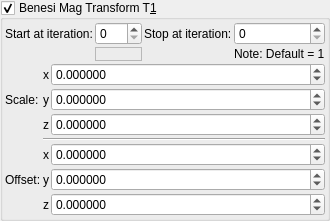
    <widget class="MyGroupBox" name="groupCheck_transf_benesi_T1_enabled_false">
     <property name="toolTip">
      <string/>
     </property>
     <property name="title">
      <string>Benesi Mag Transform T&amp;1</string>
     </property>
     <property name="checkable">
      <bool>true</bool>
     </property>
     <layout class="QVBoxLayout" name="verticalLayout_29" stretch="0,0">
      <property name="spacing">
       <number>2</number>
      </property>
      <property name="leftMargin">
       <number>2</number>
      </property>
      <property name="topMargin">
       <number>2</number>
      </property>
      <property name="rightMargin">
       <number>2</number>
      </property>
      <property name="bottomMargin">
       <number>2</number>
      </property>
      <item>
       <layout class="QGridLayout" name="gridLayout_62">
        <property name="spacing">
         <number>2</number>
        </property>
        <item row="1" column="0">
         <widget class="QLabel" name="label_246">
          <property name="text">
           <string>Start at iteration:</string>
          </property>
         </widget>
        </item>
        <item row="1" column="2">
         <widget class="QLabel" name="label_247">
          <property name="text">
           <string>Stop at iteration:</string>
          </property>
         </widget>
        </item>
        <item row="1" column="3">
         <widget class="MySpinBox" name="spinboxInt_transf_stop_iterationsT_1">
          <property name="sizePolicy">
           <sizepolicy hsizetype="Minimum" vsizetype="Maximum">
            <horstretch>0</horstretch>
            <verstretch>0</verstretch>
           </sizepolicy>
          </property>
          <property name="maximum">
           <number>999</number>
          </property>
         </widget>
        </item>
        <item row="1" column="1">
         <widget class="MySpinBox" name="spinboxInt_transf_start_iterations_T">
          <property name="sizePolicy">
           <sizepolicy hsizetype="Minimum" vsizetype="Maximum">
            <horstretch>0</horstretch>
            <verstretch>0</verstretch>
           </sizepolicy>
          </property>
          <property name="maximum">
           <number>999</number>
          </property>
         </widget>
        </item>
        <item row="2" column="3">
         <widget class="QLabel" name="label_140">
          <property name="text">
           <string>Note: Default = 1</string>
          </property>
         </widget>
        </item>
        <item row="2" column="1">
         <widget class="QFrame" name="frame">
          <property name="frameShape">
           <enum>QFrame::StyledPanel</enum>
          </property>
          <property name="frameShadow">
           <enum>QFrame::Raised</enum>
          </property>
         </widget>
        </item>
       </layout>
      </item>
      <item>
       <layout class="QGridLayout" name="gridLayout_63" columnstretch="0,0,1">
        <property name="spacing">
         <number>2</number>
        </property>
        <item row="6" column="1">
         <widget class="QLabel" name="label_125">
          <property name="sizePolicy">
           <sizepolicy hsizetype="Preferred" vsizetype="Preferred">
            <horstretch>0</horstretch>
            <verstretch>0</verstretch>
           </sizepolicy>
          </property>
          <property name="text">
           <string notr="true">z</string>
          </property>
          <property name="alignment">
           <set>Qt::AlignRight|Qt::AlignTrailing|Qt::AlignVCenter</set>
          </property>
         </widget>
        </item>
        <item row="5" column="2">
         <widget class="MyDoubleSpinBox" name="spinbox3_transf_offset_200_y">
          <property name="sizePolicy">
           <sizepolicy hsizetype="Minimum" vsizetype="Maximum">
            <horstretch>0</horstretch>
            <verstretch>0</verstretch>
           </sizepolicy>
          </property>
          <property name="prefix">
           <string/>
          </property>
          <property name="suffix">
           <string/>
          </property>
          <property name="decimals">
           <number>6</number>
          </property>
          <property name="minimum">
           <double>-99.989999999999995</double>
          </property>
          <property name="maximum">
           <double>99.989999999999995</double>
          </property>
          <property name="singleStep">
           <double>0.100000000000000</double>
          </property>
         </widget>
        </item>
        <item row="4" column="2">
         <widget class="MyDoubleSpinBox" name="spinbox3_transf_offset_200_x">
          <property name="sizePolicy">
           <sizepolicy hsizetype="Minimum" vsizetype="Maximum">
            <horstretch>0</horstretch>
            <verstretch>0</verstretch>
           </sizepolicy>
          </property>
          <property name="prefix">
           <string/>
          </property>
          <property name="suffix">
           <string/>
          </property>
          <property name="decimals">
           <number>6</number>
          </property>
          <property name="minimum">
           <double>-99.989999999999995</double>
          </property>
          <property name="maximum">
           <double>99.989999999999995</double>
          </property>
          <property name="singleStep">
           <double>0.100000000000000</double>
          </property>
         </widget>
        </item>
        <item row="6" column="2">
         <widget class="MyDoubleSpinBox" name="spinbox3_transf_offset_200_z">
          <property name="sizePolicy">
           <sizepolicy hsizetype="Minimum" vsizetype="Maximum">
            <horstretch>0</horstretch>
            <verstretch>0</verstretch>
           </sizepolicy>
          </property>
          <property name="prefix">
           <string/>
          </property>
          <property name="suffix">
           <string/>
          </property>
          <property name="decimals">
           <number>6</number>
          </property>
          <property name="minimum">
           <double>-99.989999999999995</double>
          </property>
          <property name="maximum">
           <double>99.989999999999995</double>
          </property>
          <property name="singleStep">
           <double>0.100000000000000</double>
          </property>
         </widget>
        </item>
        <item row="2" column="2">
         <widget class="MyDoubleSpinBox" name="spinbox3_transf_scale3D_222_z">
          <property name="sizePolicy">
           <sizepolicy hsizetype="Minimum" vsizetype="Maximum">
            <horstretch>0</horstretch>
            <verstretch>0</verstretch>
           </sizepolicy>
          </property>
          <property name="prefix">
           <string/>
          </property>
          <property name="suffix">
           <string/>
          </property>
          <property name="decimals">
           <number>6</number>
          </property>
          <property name="minimum">
           <double>-99.989999999999995</double>
          </property>
          <property name="maximum">
           <double>99.989999999999995</double>
          </property>
          <property name="singleStep">
           <double>0.100000000000000</double>
          </property>
         </widget>
        </item>
        <item row="5" column="0">
         <widget class="QLabel" name="label_259">
          <property name="text">
           <string>Offset:</string>
          </property>
         </widget>
        </item>
        <item row="4" column="1">
         <widget class="QLabel" name="label_118">
          <property name="sizePolicy">
           <sizepolicy hsizetype="Preferred" vsizetype="Preferred">
            <horstretch>0</horstretch>
            <verstretch>0</verstretch>
           </sizepolicy>
          </property>
          <property name="text">
           <string notr="true">x</string>
          </property>
          <property name="alignment">
           <set>Qt::AlignRight|Qt::AlignTrailing|Qt::AlignVCenter</set>
          </property>
         </widget>
        </item>
        <item row="5" column="1">
         <widget class="QLabel" name="label_119">
          <property name="sizePolicy">
           <sizepolicy hsizetype="Preferred" vsizetype="Preferred">
            <horstretch>0</horstretch>
            <verstretch>0</verstretch>
           </sizepolicy>
          </property>
          <property name="text">
           <string notr="true">y</string>
          </property>
          <property name="alignment">
           <set>Qt::AlignRight|Qt::AlignTrailing|Qt::AlignVCenter</set>
          </property>
         </widget>
        </item>
        <item row="1" column="0">
         <widget class="QLabel" name="label_258">
          <property name="text">
           <string>Scale:</string>
          </property>
         </widget>
        </item>
        <item row="0" column="1">
         <widget class="QLabel" name="label_126">
          <property name="sizePolicy">
           <sizepolicy hsizetype="Preferred" vsizetype="Preferred">
            <horstretch>0</horstretch>
            <verstretch>0</verstretch>
           </sizepolicy>
          </property>
          <property name="text">
           <string notr="true">x</string>
          </property>
          <property name="alignment">
           <set>Qt::AlignRight|Qt::AlignTrailing|Qt::AlignVCenter</set>
          </property>
         </widget>
        </item>
        <item row="1" column="1">
         <widget class="QLabel" name="label_127">
          <property name="sizePolicy">
           <sizepolicy hsizetype="Preferred" vsizetype="Preferred">
            <horstretch>0</horstretch>
            <verstretch>0</verstretch>
           </sizepolicy>
          </property>
          <property name="text">
           <string notr="true">y</string>
          </property>
          <property name="alignment">
           <set>Qt::AlignRight|Qt::AlignTrailing|Qt::AlignVCenter</set>
          </property>
         </widget>
        </item>
        <item row="2" column="1">
         <widget class="QLabel" name="label_128">
          <property name="sizePolicy">
           <sizepolicy hsizetype="Preferred" vsizetype="Preferred">
            <horstretch>0</horstretch>
            <verstretch>0</verstretch>
           </sizepolicy>
          </property>
          <property name="text">
           <string notr="true">z</string>
          </property>
          <property name="alignment">
           <set>Qt::AlignRight|Qt::AlignTrailing|Qt::AlignVCenter</set>
          </property>
         </widget>
        </item>
        <item row="0" column="2">
         <widget class="MyDoubleSpinBox" name="spinbox3_transf_scale3D_222_x">
          <property name="sizePolicy">
           <sizepolicy hsizetype="Minimum" vsizetype="Maximum">
            <horstretch>0</horstretch>
            <verstretch>0</verstretch>
           </sizepolicy>
          </property>
          <property name="prefix">
           <string/>
          </property>
          <property name="suffix">
           <string/>
          </property>
          <property name="decimals">
           <number>6</number>
          </property>
          <property name="minimum">
           <double>-99.989999999999995</double>
          </property>
          <property name="maximum">
           <double>99.989999999999995</double>
          </property>
          <property name="singleStep">
           <double>0.100000000000000</double>
          </property>
         </widget>
        </item>
        <item row="1" column="2">
         <widget class="MyDoubleSpinBox" name="spinbox3_transf_scale3D_222_y">
          <property name="sizePolicy">
           <sizepolicy hsizetype="Minimum" vsizetype="Maximum">
            <horstretch>0</horstretch>
            <verstretch>0</verstretch>
           </sizepolicy>
          </property>
          <property name="prefix">
           <string/>
          </property>
          <property name="suffix">
           <string/>
          </property>
          <property name="decimals">
           <number>6</number>
          </property>
          <property name="minimum">
           <double>-99.989999999999995</double>
          </property>
          <property name="maximum">
           <double>99.989999999999995</double>
          </property>
          <property name="singleStep">
           <double>0.100000000000000</double>
          </property>
         </widget>
        </item>
        <item row="3" column="1" colspan="2">
         <widget class="Line" name="line_53">
          <property name="orientation">
           <enum>Qt::Horizontal</enum>
          </property>
         </widget>
        </item>
       </layout>
      </item>
     </layout>
    </widget>
